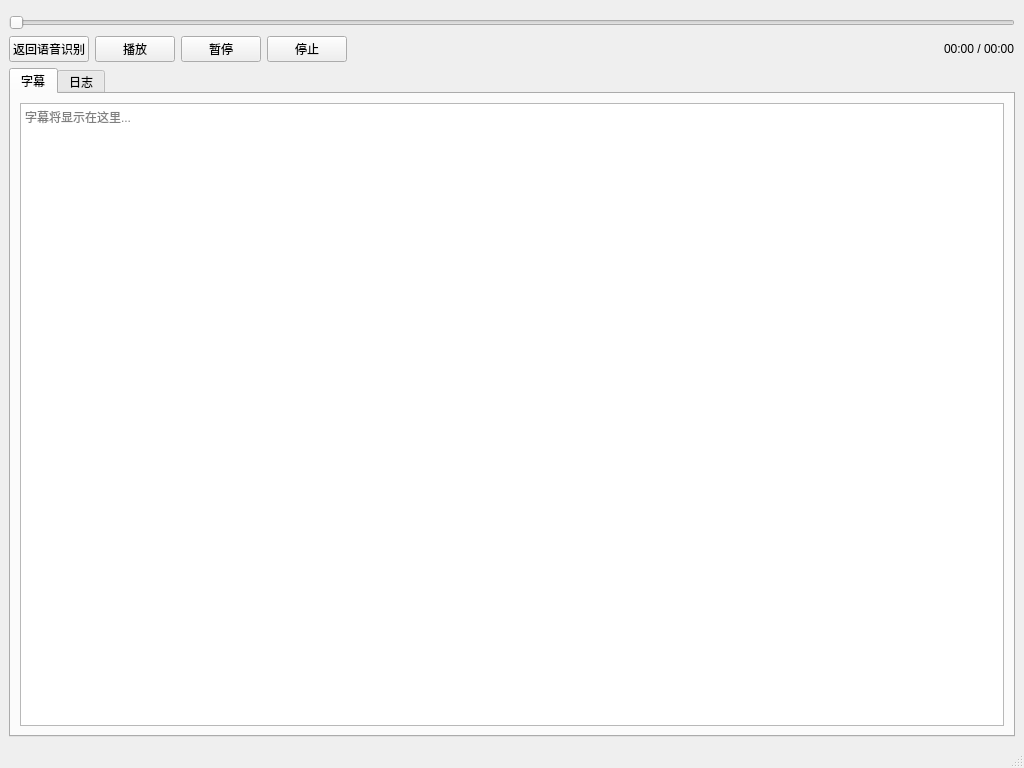
<?xml version="1.0" encoding="UTF-8"?>
<ui version="4.0">
 <class>PlaybackWindow</class>
 <widget class="QMainWindow" name="PlaybackWindow">
  <property name="geometry">
   <rect>
    <x>0</x>
    <y>0</y>
    <width>1024</width>
    <height>768</height>
   </rect>
  </property>
  <property name="windowTitle">
   <string>EnPlayer - 音频播放器</string>
  </property>
  <widget class="QWidget" name="centralwidget">
   <layout class="QVBoxLayout" name="verticalLayout">
    <item>
     <widget class="QWidget" name="videoWidget" native="true"/>
    </item>
    <item>
     <widget class="QSlider" name="positionSlider">
      <property name="orientation">
       <enum>Qt::Horizontal</enum>
      </property>
     </widget>
    </item>
    <item>
     <layout class="QHBoxLayout" name="horizontalLayout">
      <item>
       <widget class="QPushButton" name="backToRecognitionButton">
        <property name="text">
         <string>返回语音识别</string>
        </property>
       </widget>
      </item>
      <item>
       <widget class="QPushButton" name="playButton">
        <property name="text">
         <string>播放</string>
        </property>
       </widget>
      </item>
      <item>
       <widget class="QPushButton" name="pauseButton">
        <property name="text">
         <string>暂停</string>
        </property>
       </widget>
      </item>
      <item>
       <widget class="QPushButton" name="stopButton">
        <property name="text">
         <string>停止</string>
        </property>
       </widget>
      </item>
      <item>
       <spacer name="horizontalSpacer">
        <property name="orientation">
         <enum>Qt::Horizontal</enum>
        </property>
        <property name="sizeHint" stdset="0">
         <size>
          <width>40</width>
          <height>20</height>
         </size>
        </property>
       </spacer>
      </item>
      <item>
       <widget class="QLabel" name="timeLabel">
        <property name="text">
         <string>00:00 / 00:00</string>
        </property>
       </widget>
      </item>
     </layout>
    </item>
    <item>
     <widget class="QTabWidget" name="tabWidget">
      <property name="maximumHeight">
       <number>200</number>
      </property>
      <widget class="QWidget" name="subtitleTab">
       <attribute name="title">
        <string>字幕</string>
       </attribute>
       <layout class="QVBoxLayout" name="verticalLayout_2">
        <item>
         <widget class="QTextEdit" name="subtitleTextEdit">
          <property name="readOnly">
           <bool>true</bool>
          </property>
          <property name="placeholderText">
           <string>字幕将显示在这里...</string>
          </property>
         </widget>
        </item>
       </layout>
      </widget>
      <widget class="QWidget" name="logTab">
       <attribute name="title">
        <string>日志</string>
       </attribute>
       <layout class="QVBoxLayout" name="verticalLayout_3">
        <item>
         <widget class="QTextEdit" name="logTextEdit">
          <property name="readOnly">
           <bool>true</bool>
          </property>
          <property name="placeholderText">
           <string>系统日志将显示在这里...</string>
          </property>
          <property name="font">
           <font>
            <family>Monaco</family>
            <pointsize>10</pointsize>
           </font>
          </property>
         </widget>
        </item>
       </layout>
      </widget>
     </widget>
    </item>
   </layout>
  </widget>
  <widget class="QStatusBar" name="statusbar"/>
 </widget>
 <customwidgets>
  <customwidget>
   <class>QVideoWidget</class>
   <extends>QWidget</extends>
   <header>QVideoWidget</header>
  </customwidget>
 </customwidgets>
 <resources/>
 <connections/>
</ui>
